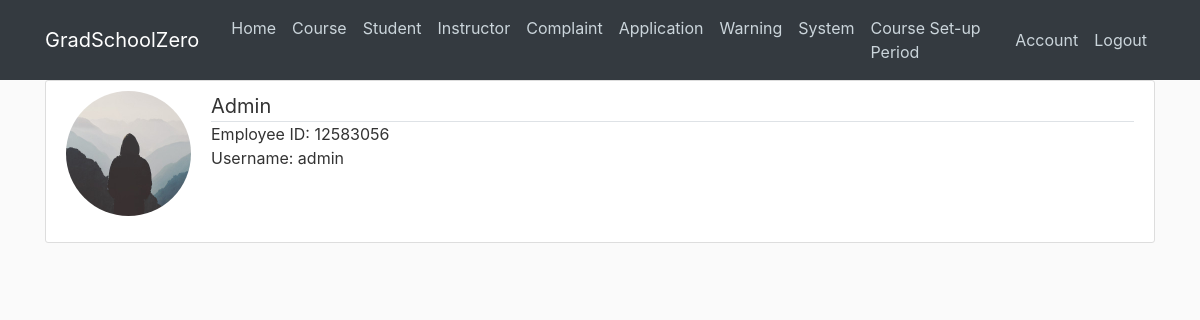
/account/ (signed in), run on an earlier commit of the app's database.
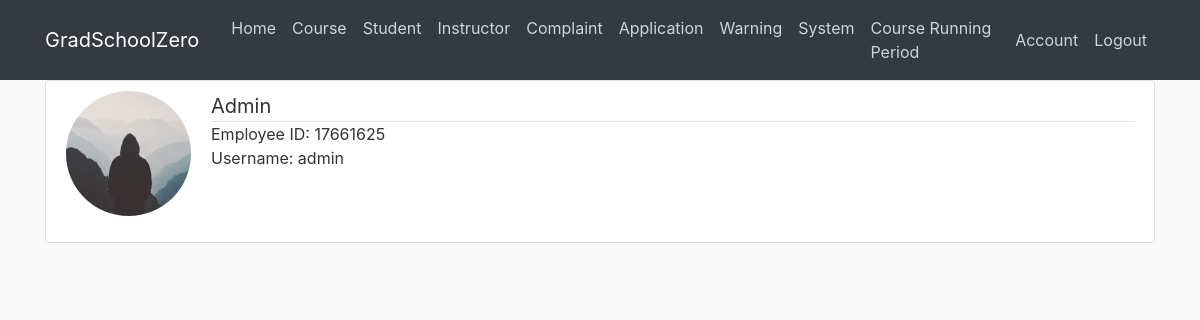
And on a later commit of the database.
### cunyzero/models.py (models this page shows, shortened)
class Period(db.Model):#set-up, registration, running, or grading period
    id = db.Column(db.Integer, primary_key=True)
    period = db.Column(db.Integer, nullable = False, default=0)#periods passed
    def getPeriodName(self):# returns set-up, registration, running, or grading period
        remainder = self.period % 4
        if remainder==0:
            return "Course Set-up Period"
        if remainder==1:
            return "Course Registration Period"
        if remainder==2:
            return "Course Running Period"
        if remainder==3:
            return "Grading Period"

class User(db.Model, UserMixin):
    id = db.Column(db.Integer, primary_key=True)
    username = db.Column(db.String(20), unique=True, nullable=False)
    image_file = db.Column(db.String(20), nullable=False, default='default.jpg')
    password = db.Column(db.String(60), nullable=False)
    role = db.Column(db.String(30), nullable=False, default='Visitor')
    ownerId = db.Column(db.Integer, db.ForeignKey('visitor.ownerId'), db.ForeignKey('admin.ownerId'), db.ForeignKey('student.ownerId'), db.ForeignKey('instructor.ownerId'))
    def getPeriodName(self):
        return Period.query.all()[0].getPeriodName()

### cunyzero/routes.py (the view)
@app.route('/account/', methods=['GET', 'POST'])
@login_required
def account():
    form = UpdateAccountForm()
    if current_user.role == 'Student':
        owner = current_user.studentOwner
    elif current_user.role == 'Instructor':
        owner = current_user.instructorOwner
    else:
        owner = current_user.adminOwner
    if form.validate_on_submit():
        if form.picture.data:
            picture_file = save_picture(form.picture.data)
            current_user.image_file = picture_file
        if form.password.data:
            hashed_password = bcrypt.generate_password_hash(form.password.data).decode('utf-8')
            current_user.password = hashed_password
        current_user.username = form.username.data
        owner.firstname = form.firstname.data
        owner.lastname = form.lastname.data
        db.session.commit()
        flash('Your account has been updated!', 'success')
        return redirect(url_for('account'))
    elif request.method == 'GET':
        form.username.data = current_user.username
    image_file = url_for('static', filename= "profile_pics/" + current_user.image_file)
    return render_template("account.html", title="Account",
                           image_file=image_file, form=form, owner=owner)

### cunyzero/models.py (called while the page is built)
@login_manager.user_loader
def load_user(user_id):
    return User.query.get(int(user_id))

### cunyzero/templates/account.html (shortened to what this page needs)
{% extends "layout.html"%}
{% block content %}
    <div class="content-section">
        <div class="media">
        <img class="rounded-circle account-img" src="{{ image_file }}">
            <div class="media-body">
                <div class="lead border-bottom">
                    {% if current_user.role != 'Admin' %}
                        <strong>{{ owner.firstname }}, {{ owner.lastname }}</strong>
                        <small>/{{ current_user.role }}</small>
                    {% else %}
                        <strong>Admin</strong>
                    {% endif %}
                </div>
                <div class="media-content">
                    <div>Employee ID: {{ current_user.ownerId }}</div>
                    <div>Username: {{ current_user.username }}</div>
                </div>
            </div>
        </div>
    </div>
{% endblock content %}

### cunyzero/templates/layout.html (shortened to what this page needs)
<!DOCTYPE html>
<html lang="en">
<head>
    <link rel="stylesheet" href="https://maxcdn.bootstrapcdn.com/bootstrap/4.0.0/css/bootstrap.min.css">
    <link rel="stylesheet" type="text/css" href="{{ url_for('static', filename='main.css') }}">
    <link rel="stylesheet" type="text/css" href="{{ url_for('static', filename='uicons-regular-rounded.css') }}">
</head>
<body id="bootstrap-overrides">
    <header class="site-header">
        <nav class="navbar navbar-expand-md navbar-dark bg-dark fixed-top">
            <div class="container">
                <a class="navbar-brand mr-4" href="/">GradSchoolZero</a>
                <div class="collapse navbar-collapse" id="navbarToggle">
                    <div class="navbar-nav mr-auto">
                        <a class="nav-item nav-link" href="{{ url_for('home') }}">Home</a>
                        {% if current_user.is_authenticated %}
                            {% if current_user.role == 'Visitor' %}
                                <a class="nav-item nav-link" href="#">Course</a>
                                <a class="nav-item nav-link" href="#">Instructor</a>
                            {% elif current_user.role == 'Admin' %}
                                <a class="nav-item nav-link" href="{{ url_for('course_manage') }}">Course</a>
                                <a class="nav-item nav-link" href="{{ url_for('student_manage') }}">Student</a>
                                <a class="nav-item nav-link" href="{{ url_for('instructor_manage') }}">Instructor</a>
                                <a class="nav-item nav-link" href="{{ url_for('complaint_manage') }}">Complaint</a>
                                <a class="nav-item nav-link" href="{{ url_for('application_manage') }}">Application</a>
                                <a class="nav-item nav-link" href="{{ url_for('review_warning_page') }}">Warning</a>
                                <a class="nav-item nav-link" href="{{ url_for('change_period') }}">System</a>
                            {% endif %}
                                <a class="nav-item nav-link">{{current_user.getPeriodName()}}</a>
                        {% endif %}
                    </div>
                    <div class="navbar-nav">
                        {% if current_user.is_authenticated %}
                            {% if current_user.role == 'Visitor' %}
                                <a class="nav-item nav-link" href="{{ url_for('enrollment_application') }}">Enrollment</a>
                                <a class="nav-item nav-link" href="{{ url_for('logout') }}">Logout</a>
                            {% else %}
                                <a class="nav-item nav-link" href="{{ url_for('account') }}">Account</a>
                                <a class="nav-item nav-link" href="{{ url_for('logout') }}">Logout</a>
                            {% endif %}
                        {% else %}
                            <a class="nav-item nav-link" href="{{ url_for('login') }}">Login</a>
                            <a class="nav-item nav-link" href="{{ url_for('register') }}">Register</a>
                        {% endif %}
                    </div>
                </div>
            </div>
        </nav>
    </header>
    <main role="main" class="container">
        <div class="row">
            <div class="col-md-12">
                {% block content %}{% endblock %}
            </div>
        </div>
    </main>
</body>
</html>

What changed in the data, as far as the page shows it:
changed Period: getPeriodName "Course Set-up Period" → "Course Running Period"
changed User "admin": ownerId "12583056" → "17661625"
